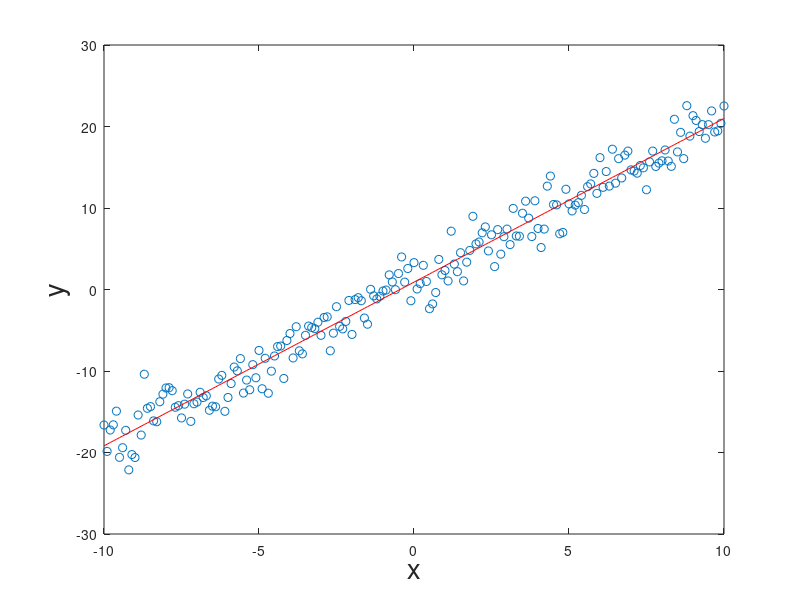

MATLAB code for this plot:
%% Fitting Lines through Points
% Least-Squares Line Fitting
clc; close all; clear

%% Least-Squares Line Fitting
data=importdata('data/pts1.txt'); % problem 1
% data=importdata('data/pts2.txt'); % problem 2 

%% LS
x=data(:,1); y=data(:,2);
% X
A=[x ones(size(data, 1),1)];
A_pesudo = inv(A'*A)*A';
a = A_pesudo * y
y_pred= A*a;

%% plot the points (x,y) in pts1 and your LS solution (x,y_predict)
figure ;
plot(x,y,'o',x,y_pred,'r')
xlabel('x', 'FontSize', 20);
ylabel('y', 'FontSize', 20);

















